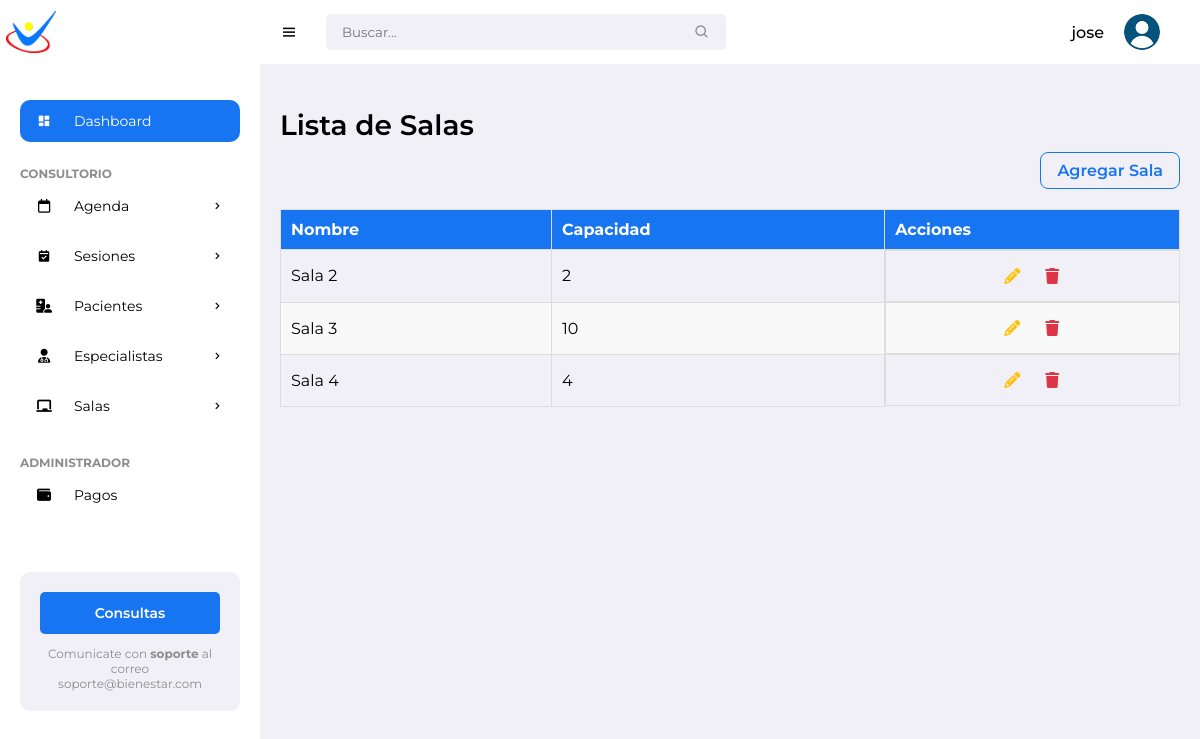
The app's page /rooms/ (signed in) with its own data.
### pacientes/models.py (models this page shows, shortened)
class Room(models.Model):
    name = models.CharField(max_length=100)
    capacity = models.IntegerField()
    location = models.CharField(max_length=100)
    specialists = models.ManyToManyField(Specialist, related_name='rooms')

### pacientes/views.py (the view)
# urls.py: path('rooms/', views.room_list, name='room_list'),
@login_required
def room_list(request):
    rooms = Room.objects.all()
    return render(request, 'pacientes/room/room_list.html', {'rooms': rooms})

### pacientes/templates/pacientes/room/room_list.html (shortened to what this page needs)
{% extends "pacientes/base/base.html" %}
{% block content %}
<h1 class="title">Lista de Salas</h1>
<div class="list-header">
    <a href="{% url 'new_room' %}" class="btn-add">Agregar Sala</a>
</div>
<div class="room-list-container">
    <table id="roomTable" class="display table">
        <thead>
            <tr>
                <th>Nombre</th>
                <th>Capacidad</th>
                <th>Acciones</th>
            </tr>
        </thead>
        <tbody>
            {% for room in rooms %}
            <tr>
                <td>{{ room.name }}</td>
                <td>{{ room.capacity }}</td>
                <td class="actions-tab">
                    <a href="{% url 'edit_room' room.id %}" class="btn btn-icon edit" title="Editar">
                        <i class="fas fa-pencil-alt"></i>
                    </a>
                    <a href="{% url 'delete_room' room.id %}" class="btn-icon delete" title="Eliminar">
                        <i class="fas fa-trash"></i>
                    </a>
                </td>
            </tr>
            {% endfor %}
        </tbody>
    </table>
</div>
{% endblock %}

### pacientes/templates/pacientes/base/base.html (shortened to what this page needs)
{% load static %}
<!DOCTYPE html>
<html lang="en">
<head>
	<link href='https://unpkg.com/boxicons@2.0.9/css/boxicons.min.css' rel='stylesheet'>
	<link rel="stylesheet" href="https://cdnjs.cloudflare.com/ajax/libs/font-awesome/6.5.2/css/all.min.css">
	<link rel="stylesheet" href="{% static 'pacientes/css/styles.css' %}">
</head>
<body>
		<section id="sidebar">
			<a href="#" class="brand"><img src="{% static 'pacientes/images/min_logo.png' %}" alt="" style="width: 50px;"></a>
			<ul class="side-menu">
				<li><a href="#" class="active"><i class='bx bxs-dashboard icon' ></i> Dashboard</a></li>
				<li class="divider" data-text="Consultorio"></li>
				<li>
					<a href="{% url 'calendar' %}"><i class="fa-regular fa-calendar icon"></i>Agenda <i class='bx bx-chevron-right icon-right' ></i></a>
				</li>
				<li>
					<a href="{% url 'reservation_list' %}">
						<i class='bx bxs-calendar-check icon'></i> Sesiones
						<i class='bx bx-chevron-right icon-right'></i>
					</a>
				</li>
				<li>
					<a href="#"><i class="fa-solid fa-hospital-user icon"></i> Pacientes <i class='bx bx-chevron-right icon-right' ></i></a>
				</li>
				<li>
					<a href="#">
						<i class="fa-solid fa-user-doctor icon"></i> Especialistas
						<i class='bx bx-chevron-right icon-right'></i>
					</a>
				</li>
				<li>
			<a href="#">
				<i class="fas fa-chalkboard icon"></i> Salas
			<i class='bx bx-chevron-right icon-right'></i>
			</a>
	       </li>
			<li class="divider" data-text="Administrador"></li>
			<li><a href="{% url 'payment_list' %}"><i class="fa-solid fa-wallet icon"></i> Pagos</a></li>
		</ul>
			<div class="ads">
				<div class="wrapper">
					<a href="mailto:soporteit@ingenieriaterra.com.ar" class="btn-upgrade">Consultas</a>
					<p>Comunicate con <span>soporte</span> al correo soporte@bienestar.com</p>
				</div>
			</div>
		</section>
	<section id="content">
		<nav>
			<i class='bx bx-menu toggle-sidebar' ></i>
			<form action="#">
				<div class="form-group">
					<input type="text" placeholder="Buscar...">
					<i class='bx bx-search icon' ></i>
				</div>
			</form>
			<div class="profile">
				<span class="username">{{ user.username }}</span>
				<img src="{% static 'pacientes/images/usuario.png' %}" alt="">
			</div>
		</nav>
		<main>
			  <div class="main-content">
                {% block content %}{% endblock %}
            </div>
		</main>
</body>
</html>

### pacientes/static/pacientes/css/styles.css (style rules this page uses)
* { font-family: 'Montserrat', sans-serif; margin: 0; padding: 0; box-sizing: border-box; }
:root { --grey: #F1F0F6; --dark-grey: #8D8D8D; --light: #fff; --dark: #000; --green: #81D43A; --light-green: #E3FFCB; --blue: #1775F1; --light-blue: #D0E4FF; --dark-blue: #0C5FCD; --red: #FC3B56; }
html { overflow-x: hidden; }
body { background: var(--grey); overflow-x: hidden; }
a { text-decoration: none; }
h1 { color: #000; }
li { list-style: none; }
#sidebar { position: fixed; max-width: 260px; width: 100%; background: var(--light); top: 0; left: 0; height: 100%; overflow-y: auto; scrollbar-width: none; transition: all .3s ease; z-index: 200; }
#sidebar .brand { font-size: 24px; display: flex; align-items: center; height: 64px; font-weight: 700; color: var(--blue); position: sticky; top: 0; left: 0; z-index: 100; background: var(--light); transition: all .3s ease; padding: 0 6px; }
#sidebar .icon { min-width: 48px; display: flex; justify-content: center; align-items: center; margin-right: 6px; }
#sidebar .icon-right { margin-left: auto; transition: all .3s ease; }
#sidebar .side-menu { margin: 36px 0; padding: 0 20px; transition: all .3s ease; }
#sidebar .side-menu a { display: flex; align-items: center; font-size: 14px; color: var(--dark); padding: 12px 16px 12px 0; transition: all .3s ease; border-radius: 10px; margin: 4px 0; white-space: nowrap; }
#sidebar .side-menu > li > a.active, #sidebar .side-menu > li > a.active:hover { background: var(--blue); color: var(--light); }
#sidebar .divider { margin-top: 24px; font-size: 12px; text-transform: uppercase; font-weight: 700; color: var(--dark-grey); transition: all .3s ease; white-space: nowrap; }
#sidebar .ads { width: 100%; padding: 20px; }
#sidebar .ads .wrapper { background: var(--grey); padding: 20px; border-radius: 10px; }
#sidebar .btn-upgrade { font-size: 14px; display: flex; justify-content: center; align-items: center; padding: 12px 0; color: var(--light); background: var(--blue); transition: all .3s ease; border-radius: 5px; font-weight: 600; margin-bottom: 12px; }
#sidebar .ads .wrapper p { font-size: 12px; color: var(--dark-grey); text-align: center; }
#sidebar .ads .wrapper p span { font-weight: 700; }
#content { position: relative; width: calc(100% - 260px); left: 260px; transition: all .3s ease; }
nav { background: var(--light); height: 64px; padding: 0 20px; display: flex; align-items: center; grid-gap: 28px; position: sticky; top: 0; left: 0; z-index: 100; }
nav .toggle-sidebar { font-size: 18px; cursor: pointer; }
nav form { max-width: 400px; width: 100%; margin-right: auto; }
nav .form-group { position: relative; }
nav .form-group input { width: 100%; background: var(--grey); border-radius: 5px; border: none; outline: none; padding: 10px 36px 10px 16px; transition: all .3s ease; }
nav .form-group .icon { position: absolute; top: 50%; transform: translateY(-50%); right: 16px; color: var(--dark-grey); }
nav .profile { position: relative; display: flex; align-items: center; margin-right: 20px; grid-gap: 10px; }
nav .profile img { width: 36px; height: 36px; border-radius: 50%; object-fit: cover; cursor: pointer; }
nav .profile .username { font-size: 16px; font-weight: 500; color: var(--dark); margin-right: 10px; }
main { width: 100%; padding: 24px 20px 20px 20px; }
main .title { font-size: 28px; font-weight: 600; margin-bottom: 10px; }
table { width: 100%; border-collapse: collapse; margin-top: 20px; }
th, td { border: 1px solid #dddddd; padding: 10px; text-align: left; white-space: nowrap; overflow: hidden; text-overflow: ellipsis; }
th { background-color: var(--blue); color: var(--light); }
tr:nth-child(even) { background-color: #f9f9f9; }
.actions-tab { display: flex; justify-content: center; gap: 10px; }
.actions-tab .btn-icon { display: inline-flex; align-items: center; justify-content: center; width: 30px; height: 30px; background-color: transparent; border-radius: 50%; transition: background-color 0.3s, color 0.3s; }
.actions-tab .btn-icon.edit { color: #ffc107; }
.actions-tab .btn-icon.delete { color: #dc3545; }
.list-header { display: flex; justify-content: flex-end; margin-bottom: 20px; }
.btn-add { display: inline-flex; align-items: center; padding: 8px 16px; background: transparent; color: var(--blue); font-size: 16px; font-weight: 600; border: 1px solid var(--blue); border-radius: 8px; cursor: pointer; transition: color 0.3s, background-color 0.3s; text-decoration: none; gap: 8px; }

### records on screen
Room: name "Sala 2", capacity "2"
Room: name "Sala 3", capacity "10"
Room: name "Sala 4", capacity "4"

### other values on screen
{{ user.username }} "jose"
